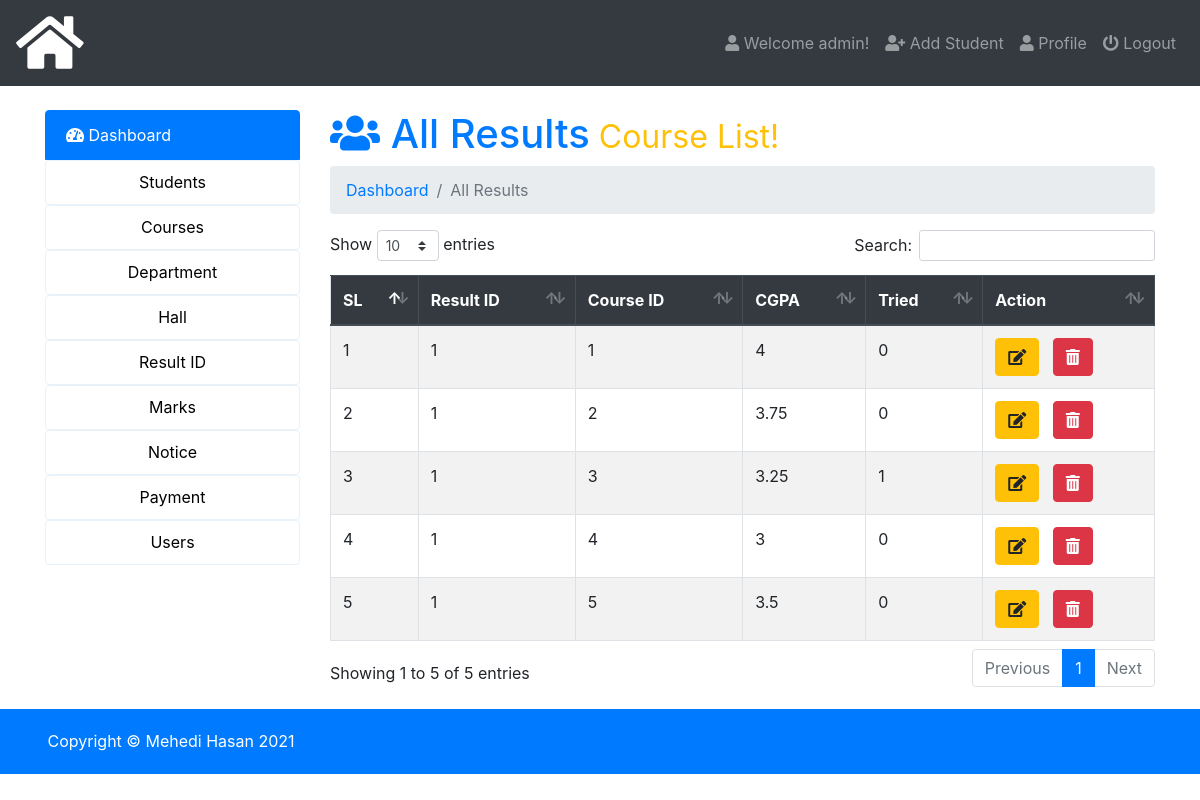
The app's page /admin/index.php?page=all-mark (signed in) with its own data.
### tables this page shows
CREATE TABLE `users` (
  `id` int(5) NOT NULL,
  `name` varchar(50) NOT NULL,
  `email` varchar(50) NOT NULL,
  `username` varchar(50) NOT NULL,
  `password` varchar(100) NOT NULL,
  `photo` varchar(50) NOT NULL,
  `status` varchar(12) NOT NULL,
  `datetime` timestamp NOT NULL DEFAULT CURRENT_TIMESTAMP
);

CREATE TABLE `course_wise_result` (
  `course_result_id` int(20) NOT NULL,
  `result_id` int(20) NOT NULL,
  `course_id` int(11) DEFAULT NULL,
  `cgpa` double NOT NULL DEFAULT '0',
  `tried` int(20) NOT NULL
);

### admin/all-mark.php (the view, shortened to what this page needs)
<h1 class="text-primary"><i class="fas fa-users"></i>  All Results<small class="text-warning"> Course List!</small></h1>
<nav aria-label="breadcrumb">
  <ol class="breadcrumb">
     <li class="breadcrumb-item" aria-current="page"><a href="index.php">Dashboard </a></li>
     <li class="breadcrumb-item active" aria-current="page">All Results</li>
  </ol>
</nav>
<table class="table  table-striped table-hover table-bordered" id="data">
  <thead class="thead-dark">
    <tr>
      <th scope="col">SL</th>
      <th scope="col">Result ID</th>
      <th scope="col">Course ID</th>
      <th scope="col">CGPA</th>
      <th scope="col">Tried</th>
      <th scope="col">Action</th>
    </tr>
  </thead>
  <tbody>
    <?php
      $query=mysqli_query($db_con,'SELECT * FROM `course_wise_result` ORDER BY `course_wise_result`.`course_result_id` ASC;');
      $i=1;
      while ($result = mysqli_fetch_array($query)) { ?>
      <tr>
        <?php
        echo '<td>'.$i.'</td>
          <td>'.ucwords($result['result_id']).'</td>
          <td>'.$result['course_id'].'</td>
          <td>'.$result['cgpa'].'</td>
          <td>'.$result['tried'].'</td>
          <td>
            <a class="btn btn-xs btn-warning" href="index.php?page=edit-mark&id='.base64_encode($result['course_result_id']).'">
              <i class="fa fa-edit"></i></a>
             &nbsp; <a class="btn btn-xs btn-danger" onclick="javascript:confirmationDelete($(this));return false;" href="index.php?page=delete-mark&id='.base64_encode($result['course_result_id']).'">
             <i class="fas fa-trash-alt"></i></a></td>';?>
      </tr>
     <?php $i++;} ?>
  </tbody>
</table>

### admin/index.php (shortened to what this page needs)
<?php require_once 'db_con.php';
?>
<!doctype html>
<html lang="en">
  <head>
    <link rel="stylesheet" href="../css/bootstrap.min.css">
    <link rel="stylesheet" href="../css/dataTables.bootstrap4.min.css">
    <link rel="stylesheet" href="../css/fontawesome.min.css">
    <link rel="stylesheet" href="../css/solid.min.css">
    <link rel="stylesheet" href="https://cdnjs.cloudflare.com/ajax/libs/animate.css/4.0.0/animate.min.css"/>
    <link rel="stylesheet" type="text/css" href="../css/style.css">
  </head>
  <body>
<nav class="navbar navbar-expand-lg navbar-dark bg-dark">
  <a class="navbar-brand" href="index.php"><i class="fas fa-home fa-3x"></i></a>
  <div class="navbar-collapse collapse justify-content-end" id="navbarSupportedContent">
    <?php $showuser = $_SESSION['user_login']; $haha = mysqli_query($db_con,"SELECT * FROM `users` WHERE `username`='$showuser';"); $showrow=mysqli_fetch_array($haha); ?>
    <ul class="nav navbar-nav ">
      <li class="nav-item"><a class="nav-link" href="index.php?page=user-profile"><i class="fa fa-user"></i> Welcome <?php echo $showrow['name']; ?>!</a></li>
      <li class="nav-item"><a class="nav-link" href="index.php?page=add-student"><i class="fa fa-user-plus"></i> Add Student</a></li>
      <li class="nav-item"><a class="nav-link" href="index.php?page=user-profile"><i class="fa fa-user"></i> Profile</a></li>
      <li class="nav-item"><a class="nav-link" href="logout.php"><i class="fa fa-power-off"></i> Logout</a></li>
    </ul>
  </div>
</nav>
<br>
    <div class="container">
        <div class="row">
          <div class="col-md-3">
            <div class="list-group">
              <a href="index.php?page=dashboard" class="list-group-item list-group-item-action active"><i class="fas fa-tachometer-alt"></i> Dashboard</a>
              <div class="dropdown">
                <button class="dropbtn">Students</button>
              </div>
              <div class="dropdown">
                <button class="dropbtn">Courses</button>
              </div>
              <div class="dropdown">
                <button class="dropbtn">Department</button>
              </div>
              <div class="dropdown">
                <button class="dropbtn">Hall</button>
              </div>
              <div class="dropdown">
                <button class="dropbtn">Result ID</button>
              </div>
              <div class="dropdown">
                <button class="dropbtn">Marks</button>
              </div>
              <div class="dropdown">
                <button class="dropbtn">Notice</button>
              </div>
              <div class="dropdown">
                <button class="dropbtn">Payment</button>
              </div>
              <div class="dropdown">
                <button class="dropbtn">Users</button>
              </div>
            </div>
          </div>
          <div class="col-md-9">
             <div class="content">
                 <?php
                   if (isset($_GET['page'])) {
                    $page = $_GET['page'].'.php';
                    }else{
                      $page = 'dashboard.php';
                    }
                    if (file_exists($page)) {
                      require_once $page;
                    }else{
                      require_once '404.php';
                    }
                  ?>
             </div>
        </div>
        </div>
    </div>
    <footer>
      <div class="container">
      <p>Copyright &copy; Mehedi Hasan <?php echo date('Y') ?></p>
      </div>
    </footer>
  </body>
</html>

### css/style.css (style rules this page uses)
footer { background: #007BFF; color: #fff; padding: 20px 0px 5px 5px; margin-top: 20px; }

### admin/index.php (style rules this page uses)
.dropbtn { width:100%; height: 45px; border-style: ridge; line-height: 35px; padding: 0 12px; display: inline-block; border-radius: 4px; cursor: pointer; transition: all .1s; box-sizing: border-box; text-align: center; background-color: #fff; border: 1px solid #e9f2f9; font-size: 16px; position: relative; }
.dropdown { position: relative; display: inline-block; }

### records on screen
users: name "admin"
course_wise_result: result "1", course "1", cgpa "4", tried "0"
course_wise_result: result "1", course "2", cgpa "3.75", tried "0"
course_wise_result: result "1", course "3", cgpa "3.25", tried "1"
course_wise_result: result "1", course "4", cgpa "3", tried "0"
course_wise_result: result "1", course "5", cgpa "3.5", tried "0"
